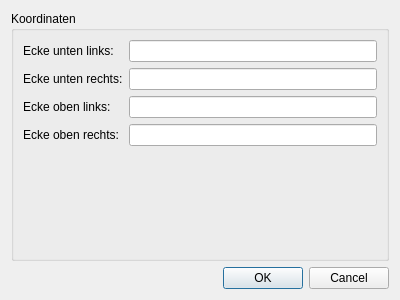
<?xml version="1.0" encoding="UTF-8"?>
<ui version="4.0">
 <class>SettingsDialog</class>
 <widget class="QDialog" name="SettingsDialog">
  <property name="geometry">
   <rect>
    <x>0</x>
    <y>0</y>
    <width>400</width>
    <height>300</height>
   </rect>
  </property>
  <property name="windowTitle">
   <string>Dialog</string>
  </property>
  <layout class="QGridLayout" name="gridLayout">
   <item row="0" column="0">
    <widget class="QGroupBox" name="grbCoordinats">
     <property name="title">
      <string>Koordinaten</string>
     </property>
     <layout class="QFormLayout" name="formLayout">
      <item row="0" column="0">
       <widget class="QLabel" name="lblCornerBottomLeft">
        <property name="text">
         <string>Ecke unten links:</string>
        </property>
       </widget>
      </item>
      <item row="0" column="1">
       <widget class="QLineEdit" name="edCornerBottomLeft"/>
      </item>
      <item row="1" column="0">
       <widget class="QLabel" name="lblCornerBottomRight">
        <property name="text">
         <string>Ecke unten rechts:</string>
        </property>
       </widget>
      </item>
      <item row="1" column="1">
       <widget class="QLineEdit" name="edCornerBottomRight"/>
      </item>
      <item row="2" column="0">
       <widget class="QLabel" name="lblCornerTopLeft">
        <property name="text">
         <string>Ecke oben links:</string>
        </property>
       </widget>
      </item>
      <item row="2" column="1">
       <widget class="QLineEdit" name="edCornerTopLeft"/>
      </item>
      <item row="3" column="0">
       <widget class="QLabel" name="lblCornerTopRight">
        <property name="text">
         <string>Ecke oben rechts:</string>
        </property>
       </widget>
      </item>
      <item row="3" column="1">
       <widget class="QLineEdit" name="edCornerTopRight"/>
      </item>
     </layout>
    </widget>
   </item>
   <item row="1" column="0">
    <widget class="QDialogButtonBox" name="buttonBox">
     <property name="orientation">
      <enum>Qt::Horizontal</enum>
     </property>
     <property name="standardButtons">
      <set>QDialogButtonBox::Cancel|QDialogButtonBox::Ok</set>
     </property>
    </widget>
   </item>
  </layout>
 </widget>
 <resources/>
 <connections>
  <connection>
   <sender>buttonBox</sender>
   <signal>accepted()</signal>
   <receiver>SettingsDialog</receiver>
   <slot>accept()</slot>
   <hints>
    <hint type="sourcelabel">
     <x>248</x>
     <y>254</y>
    </hint>
    <hint type="destinationlabel">
     <x>157</x>
     <y>274</y>
    </hint>
   </hints>
  </connection>
  <connection>
   <sender>buttonBox</sender>
   <signal>rejected()</signal>
   <receiver>SettingsDialog</receiver>
   <slot>reject()</slot>
   <hints>
    <hint type="sourcelabel">
     <x>316</x>
     <y>260</y>
    </hint>
    <hint type="destinationlabel">
     <x>286</x>
     <y>274</y>
    </hint>
   </hints>
  </connection>
 </connections>
</ui>
